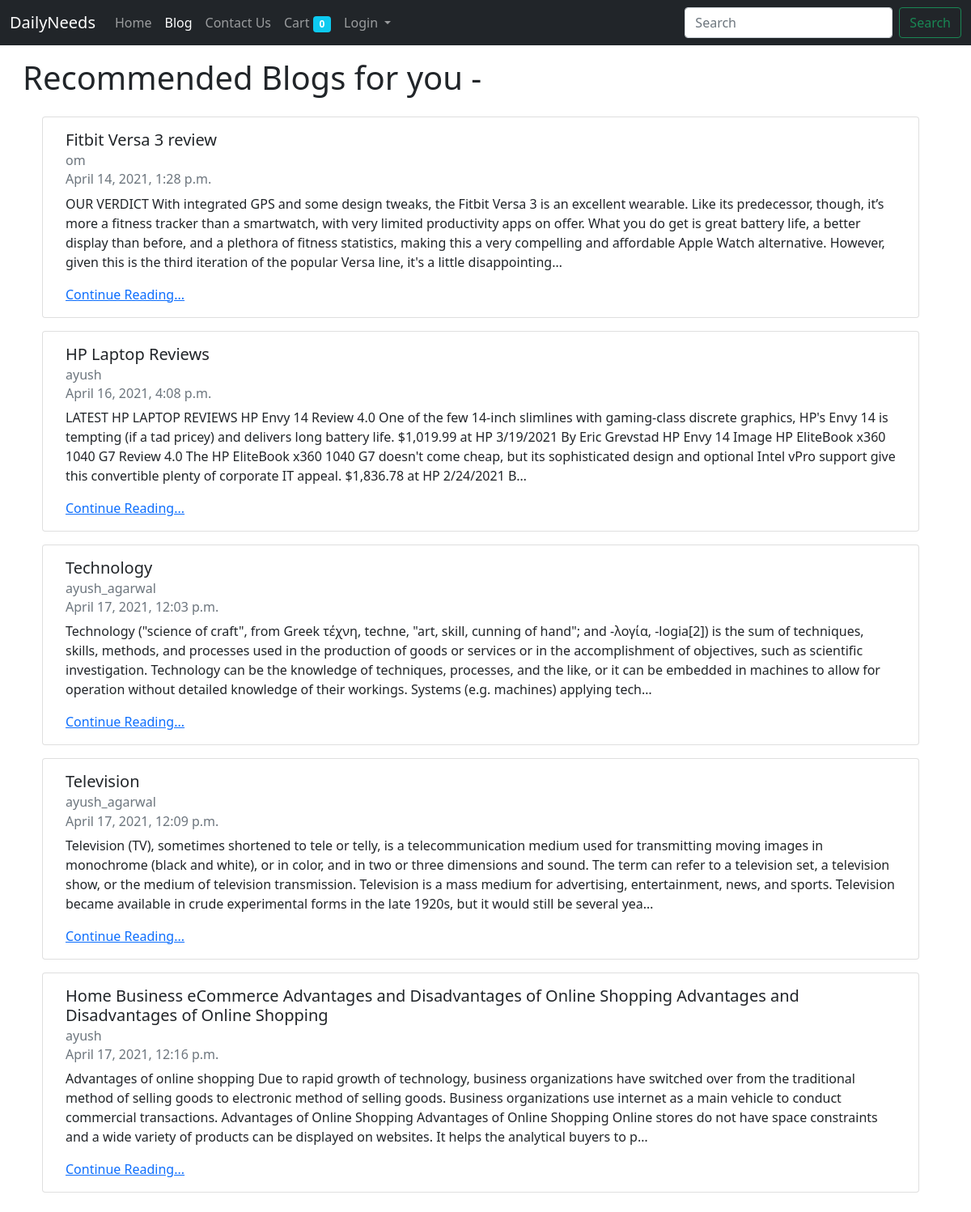
Screenshot of /blog/ with the database file from the repository.
### blog/models.py (models this page shows, shortened)
class Post(models.Model):
    title=models.CharField(max_length=255)
    author=models.ForeignKey(User,on_delete=models.CASCADE)
    content=models.TextField()
    slug=models.SlugField(max_length=500,unique=True,blank=True)
    timestamp=models.DateTimeField(default=now)

### blog/views.py (the view)
# urls.py: path('',views.bloghome,name='bloghome'),
def bloghome(request):
    allPosts=Post.objects.all()
    context={'allPosts':allPosts}
    return render(request,'blog/blogHome.html',context)

### home/templates/blog/blogHome.html
{% extends 'home/index.html' %}
{% block blogactive %}
  active
{% endblock blogactive %}
{% block main %}
<div class="container m-3">
<h1>Recommended Blogs for you -</h1>
    <div class="row m-3">
{% for post in allPosts %}
<div class="card m-2" style="width: 100%;">
    <div class="card-body">
      <h5 class="card-title">{{post.title}}</h5>
      <h6 class="card-subtitle mb-2 text-muted">{{post.author}}</h6>
      <h6 class="card-subtitle mb-2 text-muted">{{post.timestamp}}</h6>
      <p class="card-text">{{post.content|truncatechars:500}}</p>
      <a href="/blog/{{post.slug}}" class="card-link">Continue Reading...</a>
    </div>
  </div>
  {% endfor %}
</div>
</div>
{% endblock main %}

### rows the page displays
Post: title "Fitbit Versa 3 review", author "om", timestamp "April 14, 2021, 1:28 p.m.", content "OUR VERDICT With integrated GPS and some design tweaks, the Fitbit Versa 3 is an excellent wearable. Like its predecessor, though, it’s more a fitness tracker than a smartwatch, with very limited productivity apps on offer. What you do get is great battery life, a better display than before, and a plethora of fitness statistics, making this a very compelling and affordable Apple Watch alternative. However, given this is the third iteration of the popular Versa line, it's a little disappointing…"
Post: title "HP Laptop Reviews", author "ayush", timestamp "April 16, 2021, 4:08 p.m.", content "LATEST HP LAPTOP REVIEWS HP Envy 14 Review 4.0 One of the few 14-inch slimlines with gaming-class discrete graphics, HP's Envy 14 is tempting (if a tad pricey) and delivers long battery life. $1,019.99 at HP 3/19/2021 By Eric Grevstad HP Envy 14 Image HP EliteBook x360 1040 G7 Review 4.0 The HP EliteBook x360 1040 G7 doesn't come cheap, but its sophisticated design and optional Intel vPro support give this convertible plenty of corporate IT appeal. $1,836.78 at HP 2/24/2021 B…"
Post: title "Technology", author "ayush_agarwal", timestamp "April 17, 2021, 12:03 p.m.", content "Technology (\"science of craft\", from Greek τέχνη, techne, \"art, skill, cunning of hand\"; and -λογία, -logia[2]) is the sum of techniques, skills, methods, and processes used in the production of goods or services or in the accomplishment of objectives, such as scientific investigation. Technology can be the knowledge of techniques, processes, and the like, or it can be embedded in machines to allow for operation without detailed knowledge of their workings. Systems (e.g. machines) applying tech…"
Post: title "Television", author "ayush_agarwal", timestamp "April 17, 2021, 12:09 p.m.", content "Television (TV), sometimes shortened to tele or telly, is a telecommunication medium used for transmitting moving images in monochrome (black and white), or in color, and in two or three dimensions and sound. The term can refer to a television set, a television show, or the medium of television transmission. Television is a mass medium for advertising, entertainment, news, and sports. Television became available in crude experimental forms in the late 1920s, but it would still be several yea…"
Post: title "Home Business eCommerce Advantages and Disadvantages of Online Shopping Advantages and Disadvantages of Online Shopping", author "ayush", timestamp "April 17, 2021, 12:16 p.m.", content "Advantages of online shopping Due to rapid growth of technology, business organizations have switched over from the traditional method of selling goods to electronic method of selling goods. Business organizations use internet as a main vehicle to conduct commercial transactions. Advantages of Online Shopping Advantages of Online Shopping Online stores do not have space constraints and a wide variety of products can be displayed on websites. It helps the analytical buyers to p…"
